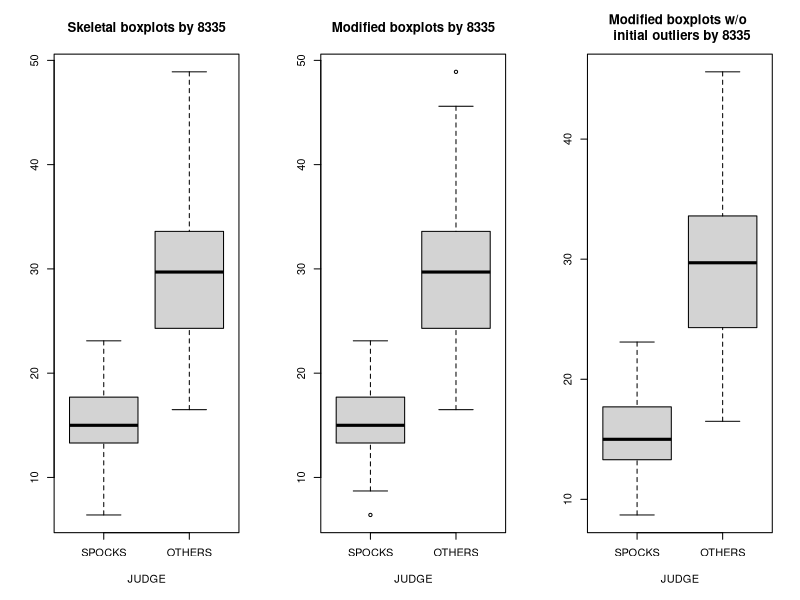
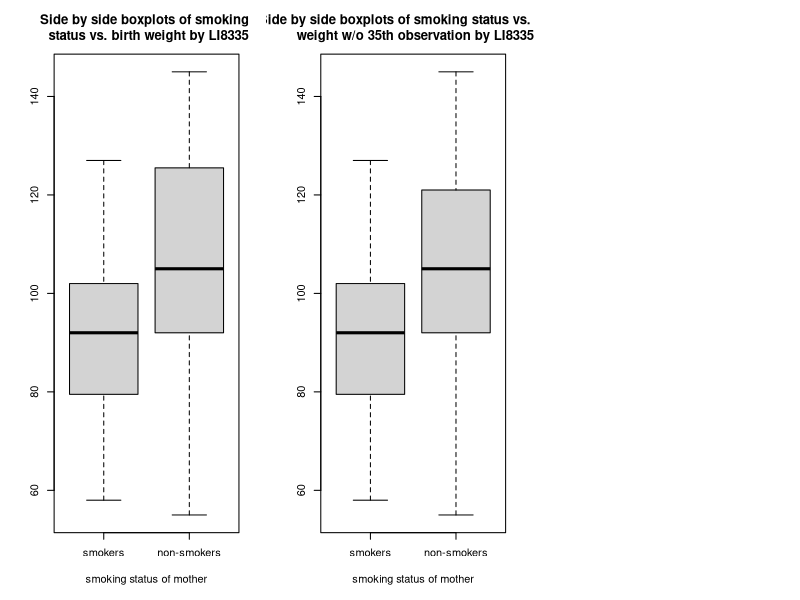
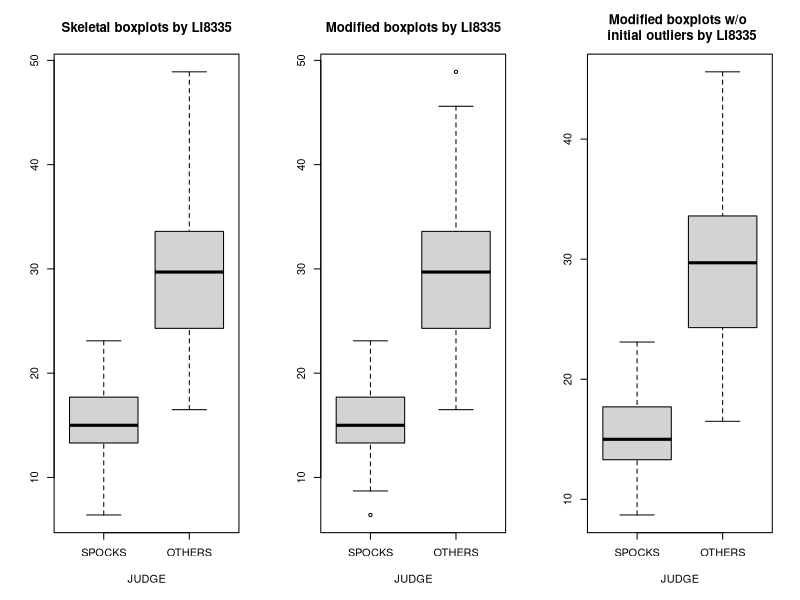
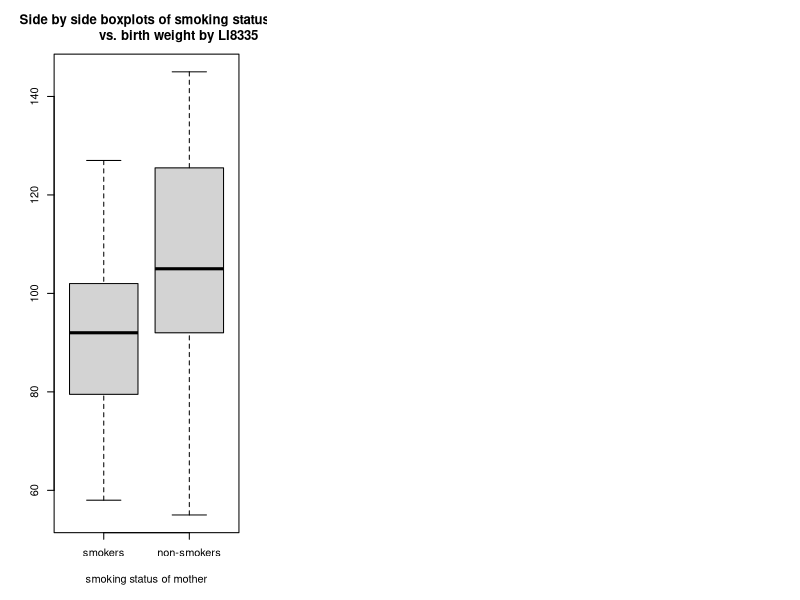
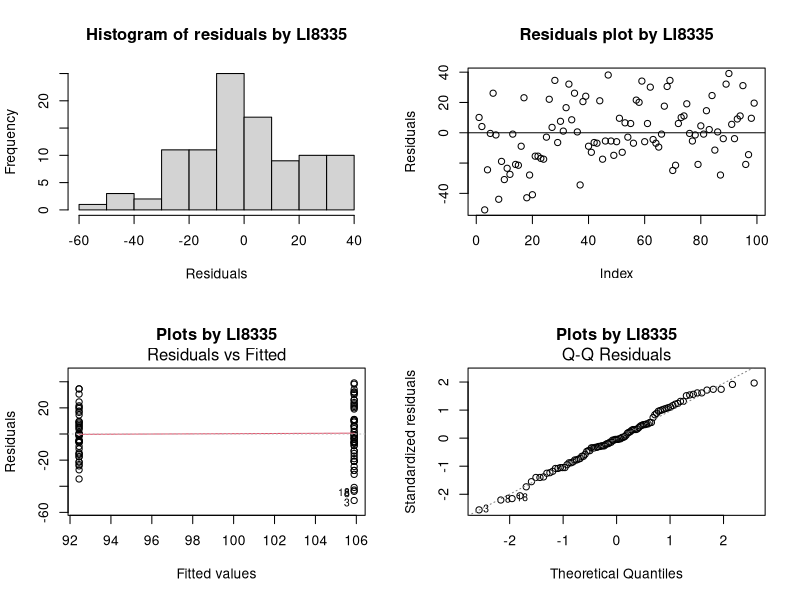
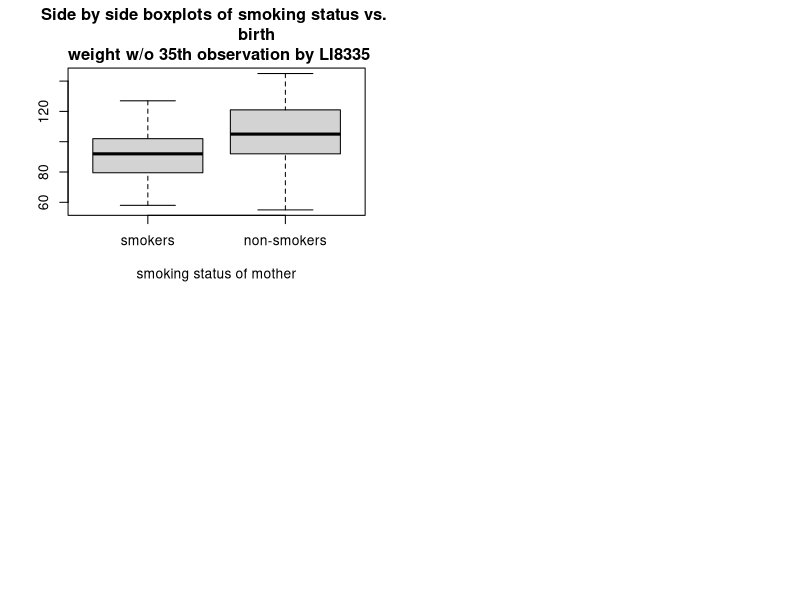
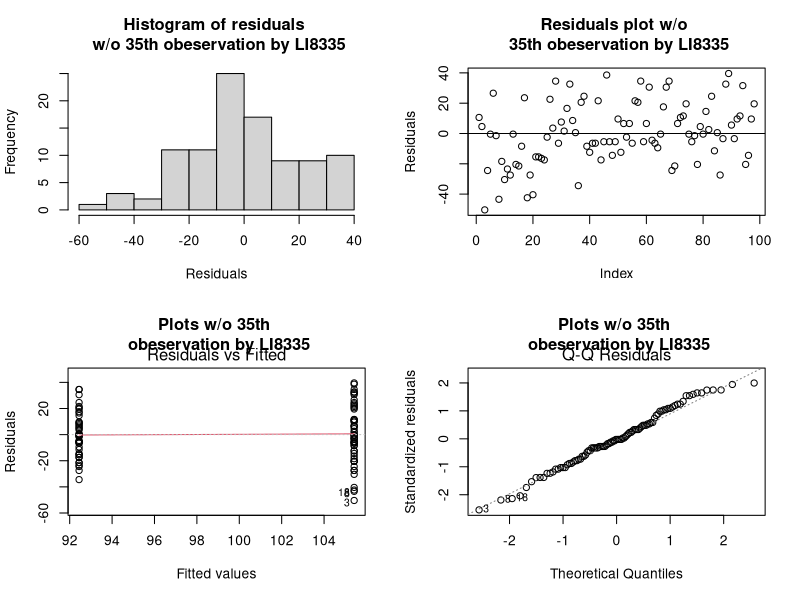

The R source for these figures, in order:
## ---- chunk 1
juries <- read.csv('juries.csv')
JUDGE <- juries$JUDGE
PERCENT <- juries$PERCENT

# put data into two group
groupS<-PERCENT[JUDGE=="SPOCKS"]
groupNS<-PERCENT[JUDGE!="SPOCKS"]
## ---- chunk 2
par(mfrow=c(1,3))
boxplot(groupS, groupNS, range=0, xlab='JUDGE', names=c('SPOCKS', 'OTHERS'), 
        main='Skeletal boxplots by 8335')

boxplot(groupS, groupNS, xlab='JUDGE', names=c("SPOCKS","OTHERS"),
        main="Modified boxplots by 8335")

boxplot(groupS, groupNS, outline=F, xlab='JUDGE', names=c("SPOCKS","OTHERS"), 
        main="Modified boxplots w/o \n initial outliers by 8335")
## ---- chunk 3
# import data
birth = read.csv("bbw99.csv")
smoke <- birth$smoke
bwt <- birth$bwt
# group data 
smoker <- bwt[smoke == 1]
nonsmoker <- bwt[smoke == 0]

splot = boxplot(smoker, nonsmoker, xlab='smoking status of mother', names=c('smokers', 'non-smokers'), 
                main='Side by side boxplots of smoking \n status vs. birth weight by LI8335')

## ---- chunk 4
birth2 <- birth[-35,]
smoke2 <- birth2$smoke
bwt2 <- birth2$bwt
smoker2 = bwt2[smoke2 == 1]
nonsmoker2 = bwt2[smoke2 == 0]
splot2 = boxplot(smoker2, nonsmoker2, xlab='smoking status of mother', names=c('smokers', 'non-smokers'), 
                main='Side by side boxplots of smoking status vs. birth \n weight w/o 35th observation by LI8335')
## ---- chunk 5
# import data
juries <- read.csv('juries.csv')
attach(juries)

# put data into two group
groupS<-PERCENT[JUDGE=="SPOCKS"]
groupNS<-PERCENT[JUDGE!="SPOCKS"]
## ---- chunk 6

par(mfrow=c(1,3))

# skeletal
splot <- boxplot(groupS, groupNS, range=0, xlab='JUDGE', names=c('SPOCKS', 'OTHERS'), 
        main='Skeletal boxplots by LI8335')

# modified
mplot <- boxplot(groupS, groupNS, xlab='JUDGE', names=c("SPOCKS","OTHERS"),
        main="Modified boxplots by LI8335")

# modified without outliers
nplot <- boxplot(groupS, groupNS, outline=F, xlab='JUDGE', names=c("SPOCKS","OTHERS"), 
        main="Modified boxplots w/o \n initial outliers by LI8335")
## ---- chunk 7
# for quartiles, min/max, and outliers
splot$stats
splot$out

mplot$stats
mplot$out

nplot$stats
## ---- chunk 8
# import data
birth = read.csv("bbw99.csv")
attach(birth)

# group data 
smoker = bwt[smoke == 1]
nonsmoker = bwt[smoke == 0]
## ---- chunk 9
# side by side boxplots
splot = boxplot(smoker, nonsmoker, xlab='smoking status of mother',
                names=c('smokers', 'non-smokers'), 
                main='Side by side boxplots of smoking status 
                vs. birth weight by LI8335')
summary(smoker)
length(smoker)
summary(nonsmoker)
length(nonsmoker)
## ---- chunk 10
model <- lm(bwt~smoke)
summary(model)
## ---- chunk 11
par(mfrow=c(2,2))
hist(residuals(model),xlab="Residuals", main="Histogram of residuals by LI8335")
plot(residuals(model),ylab="Residuals", main="Residuals plot by LI8335")
abline(0,0)
plot(model, which=1:2, main = "Plots by LI8335")
## ---- chunk 12
birth2 <- birth[-35,]
smoke2 <- birth2$smoke
bwt2 <- birth2$bwt
smoker2 = bwt2[smoke2 == 1]
nonsmoker2 = bwt2[smoke2 == 0]
splot2 = boxplot(smoker2, nonsmoker2, xlab='smoking status of mother', 
                 names=c('smokers', 'non-smokers'), 
                 main='Side by side boxplots of smoking status vs. 
                 birth \n weight w/o 35th observation by LI8335')
summary(smoker2)
length(smoker2)
summary(nonsmoker2)
length(nonsmoker2)
## ---- chunk 13
model2 <- lm(bwt2~smoke2)
summary(model2)
## ---- chunk 14
par(mfrow=c(2,2))
hist(residuals(model2),xlab="Residuals", 
     main="Histogram of residuals \n w/o 35th obeservation by LI8335")
plot(residuals(model2),ylab="Residuals", 
     main="Residuals plot w/o \n 35th obeservation by LI8335")
abline(0,0)
plot(model2, which=1:2, main = "Plots w/o 35th \n obeservation by LI8335")
